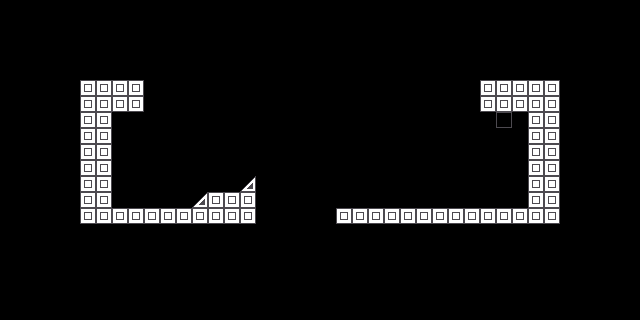

This game map was drawn from its Tiled (.tmx) file and the tilesets committed beside it. A one-line description and the full map source follow:
An orthogonal 40x20 tile map with 16x16 px tiles, 1 tile layer (Tile Layer 1) and 15 objects.

<map version="1.10" tiledversion="1.11.1" orientation="orthogonal" renderorder="right-down" width="40" height="20" tilewidth="16" tileheight="16" infinite="0" nextlayerid="5" nextobjectid="24">
 <editorsettings>
  <export target="map2.lua" format="lua" />
 </editorsettings>
 <tileset firstgid="1" name="block" tilewidth="16" tileheight="16" tilecount="4" columns="1">
  <image source="../tilesets/block.png" width="16" height="64" />
  <tile id="0">
   <properties>
    <property name="collidable" type="bool" value="true" />
   </properties>
  </tile>
  <tile id="2">
   <objectgroup draworder="index" id="2">
    <object id="2" x="0" y="16">
     <properties>
      <property name="collidable" type="bool" value="true" />
     </properties>
     <polygon points="0,0 16,-16 16,0" />
    </object>
   </objectgroup>
  </tile>
  <tile id="3">
   <objectgroup draworder="index" id="2">
    <object id="1" x="0" y="0">
     <properties>
      <property name="collidable" type="bool" value="true" />
     </properties>
     <polygon points="0,0 16,16 0,16" />
    </object>
   </objectgroup>
  </tile>
 </tileset>
 <layer id="1" name="Tile Layer 1" width="40" height="20">
  <data encoding="csv">
0,0,0,0,0,0,0,0,0,0,0,0,0,0,0,0,0,0,0,0,0,0,0,0,0,0,0,0,0,0,0,0,0,0,0,0,0,0,0,0,
0,0,0,0,0,0,0,0,0,0,0,0,0,0,0,0,0,0,0,0,0,0,0,0,0,0,0,0,0,0,0,0,0,0,0,0,0,0,0,0,
0,0,0,0,0,0,0,0,0,0,0,0,0,0,0,0,0,0,0,0,0,0,0,0,0,0,0,0,0,0,0,0,0,0,0,0,0,0,0,0,
0,0,0,0,0,0,0,0,0,0,0,0,0,0,0,0,0,0,0,0,0,0,0,0,0,0,0,0,0,0,0,0,0,0,0,0,0,0,0,0,
0,0,0,0,0,0,0,0,0,0,0,0,0,0,0,0,0,0,0,0,0,0,0,0,0,0,0,0,0,0,0,0,0,0,0,0,0,0,0,0,
0,0,0,0,0,1,1,1,1,0,0,0,0,0,0,0,0,0,0,0,0,0,0,0,0,0,0,0,0,0,1,1,1,1,1,0,0,0,0,0,
0,0,0,0,0,1,1,1,1,0,0,0,0,0,0,0,0,0,0,0,0,0,0,0,0,0,0,0,0,0,1,1,1,1,1,0,0,0,0,0,
0,0,0,0,0,1,1,0,0,0,0,0,0,0,0,0,0,0,0,0,0,0,0,0,0,0,0,0,0,0,0,2,0,1,1,0,0,0,0,0,
0,0,0,0,0,1,1,0,0,0,0,0,0,0,0,0,0,0,0,0,0,0,0,0,0,0,0,0,0,0,0,0,0,1,1,0,0,0,0,0,
0,0,0,0,0,1,1,0,0,0,0,0,0,0,0,0,0,0,0,0,0,0,0,0,0,0,0,0,0,0,0,0,0,1,1,0,0,0,0,0,
0,0,0,0,0,1,1,0,0,0,0,0,0,0,0,0,0,0,0,0,0,0,0,0,0,0,0,0,0,0,0,0,0,1,1,0,0,0,0,0,
0,0,0,0,0,1,1,0,0,0,0,0,0,0,0,3,0,0,0,0,0,0,0,0,0,0,0,0,0,0,0,0,0,1,1,0,0,0,0,0,
0,0,0,0,0,1,1,0,0,0,0,0,3,1,1,1,0,0,0,0,0,0,0,0,0,0,0,0,0,0,0,0,0,1,1,0,0,0,0,0,
0,0,0,0,0,1,1,1,1,1,1,1,1,1,1,1,0,0,0,0,0,1,1,1,1,1,1,1,1,1,1,1,1,1,1,0,0,0,0,0,
0,0,0,0,0,0,0,0,0,0,0,0,0,0,0,0,0,0,0,0,0,0,0,0,0,0,0,0,0,0,0,0,0,0,0,0,0,0,0,0,
0,0,0,0,0,0,0,0,0,0,0,0,0,0,0,0,0,0,0,0,0,0,0,0,0,0,0,0,0,0,0,0,0,0,0,0,0,0,0,0,
0,0,0,0,0,0,0,0,0,0,0,0,0,0,0,0,0,0,0,0,0,0,0,0,0,0,0,0,0,0,0,0,0,0,0,0,0,0,0,0,
0,0,0,0,0,0,0,0,0,0,0,0,0,0,0,0,0,0,0,0,0,0,0,0,0,0,0,0,0,0,0,0,0,0,0,0,0,0,0,0,
0,0,0,0,0,0,0,0,0,0,0,0,0,0,0,0,0,0,0,0,0,0,0,0,0,0,0,0,0,0,0,0,0,0,0,0,0,0,0,0,
0,0,0,0,0,0,0,0,0,0,0,0,0,0,0,0,0,0,0,0,0,0,0,0,0,0,0,0,0,0,0,0,0,0,0,0,0,0,0,0
</data>
 </layer>
 <objectgroup id="2" name="Walls">
  <object id="2" x="80" y="80" width="64" height="32" />
  <object id="3" x="80" y="112" width="32" height="96" />
  <object id="4" x="80" y="208" width="176" height="16" />
  <object id="5" x="528" y="112" width="32" height="96" />
  <object id="6" x="480" y="80" width="80" height="32" />
  <object id="7" x="208" y="192" width="48" height="16" />
  <object id="13" x="192" y="208">
   <polygon points="0,0 16,-16 16,0" />
  </object>
  <object id="14" x="240" y="192">
   <polygon points="0,0 16,-16 16,0" />
  </object>
  <object id="22" x="336" y="208" width="224" height="16" />
 </objectgroup>
 <objectgroup id="3" name="Obs">
  <object id="17" x="304" y="80" width="16" height="128">
   <properties>
    <property name="color" value="red" />
    <property name="type" value="wall" />
   </properties>
  </object>
  <object id="18" x="352" y="80" width="16" height="128">
   <properties>
    <property name="color" value="blue" />
    <property name="type" value="wall" />
   </properties>
  </object>
  <object id="19" x="256" y="80" width="16" height="128">
   <properties>
    <property name="color" value="green" />
    <property name="type" value="wall" />
   </properties>
  </object>
 </objectgroup>
 <objectgroup id="4" name="Exit">
  <object id="23" x="496" y="112" width="32" height="96" />
 </objectgroup>
</map>
